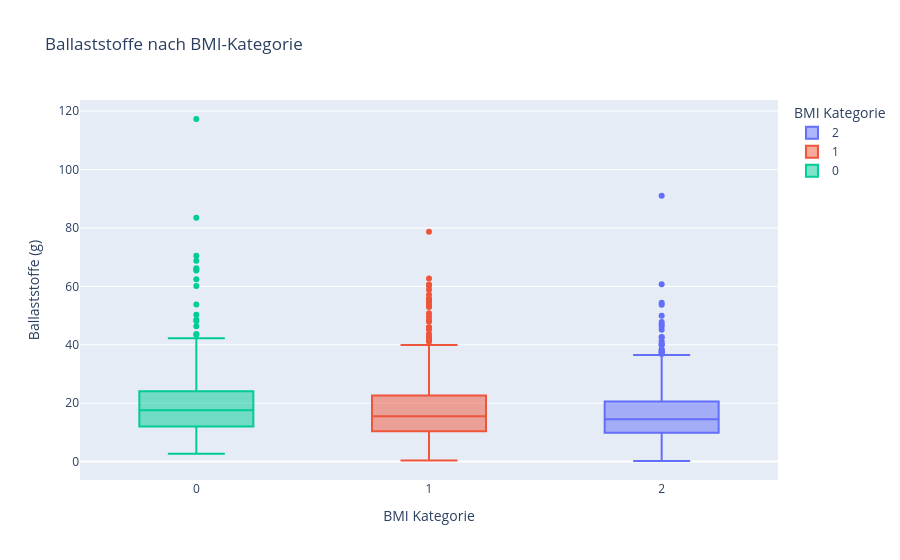

Source (notebook cell):
### Markdown cell above
## Teil 9: Interaktive Plots

### Code cell
# fiber vs. bmi_cat
fig = px.box(df, x='bmi_cat', y='fiber',
              color='bmi_cat',
              labels={'bmi_cat': 'BMI Kategorie',
                      'fiber': 'Ballaststoffe (g)'},
              title='Ballaststoffe nach BMI-Kategorie')
fig.show()

### Figure 1 — Plotly figure (JSON) as saved in the notebook; plotly's stock layout.template omitted (floating-point values rounded to 4 significant figures; data arrays with more than 128 entries replaced by an {"elided": "..."} marker saying what was removed)
{"data": [{"alignmentgroup": "True", "hovertemplate": "BMI Kategorie=%{x}<br>Ballaststoffe (g)=%{y}<extra></extra>", "legendgroup": "2", "marker": {"color": "#636efa"}, "name": "2", "notched": false, "offsetgroup": "2", "orientation": "v", "showlegend": true, "type": "box", "x": {"elided": "557 int values"}, "x0": " ", "xaxis": "x", "y": {"elided": "557 float values"}, "y0": " ", "yaxis": "y"}, {"alignmentgroup": "True", "hovertemplate": "BMI Kategorie=%{x}<br>Ballaststoffe (g)=%{y}<extra></extra>", "legendgroup": "1", "marker": {"color": "#EF553B"}, "name": "1", "notched": false, "offsetgroup": "1", "orientation": "v", "showlegend": true, "type": "box", "x": {"elided": "594 int values"}, "x0": " ", "xaxis": "x", "y": {"elided": "594 float values"}, "y0": " ", "yaxis": "y"}, {"alignmentgroup": "True", "hovertemplate": "BMI Kategorie=%{x}<br>Ballaststoffe (g)=%{y}<extra></extra>", "legendgroup": "0", "marker": {"color": "#00cc96"}, "name": "0", "notched": false, "offsetgroup": "0", "orientation": "v", "showlegend": true, "type": "box", "x": {"elided": "502 int values"}, "x0": " ", "xaxis": "x", "y": {"elided": "502 float values"}, "y0": " ", "yaxis": "y"}], "layout": {"boxmode": "overlay", "legend": {"title": {"text": "BMI Kategorie"}, "tracegroupgap": 0}, "title": {"text": "Ballaststoffe nach BMI-Kategorie"}, "xaxis": {"anchor": "y", "categoryarray": [2, 1, 0], "categoryorder": "array", "domain": [0, 1], "title": {"text": "BMI Kategorie"}}, "yaxis": {"anchor": "x", "domain": [0, 1], "title": {"text": "Ballaststoffe (g)"}}}}
